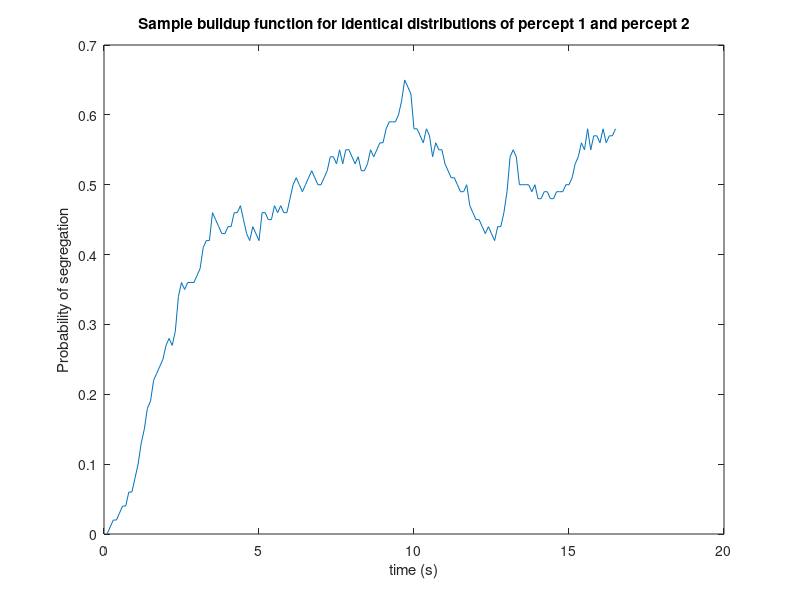

Source code (MATLAB):
%Dominance_durations proof- Steeles January 2012

clear all
% experimental parameters
nTrials = 100;
nSwitches = 50; % closest way to control duration; sets number of random durations to draw
time_Step = .1;

%gamma distribution parameters
gam_Shape = 2;
gam_Scale = 2;

% generate a bunch of dominance durations for n switches
Durs = gamrnd(gam_Shape,gam_Scale,nTrials,nSwitches);

% now we're going to turn those into their percepts over a fixed time
% interval- the duration of the shortest trial will be the cutoff to trim
% each trial's perceptual timecourse vector to a standard size


trialTime=min(sum(Durs,2));
cutoff=floor(trialTime/time_Step); % want to make sure we don't have
percepts(nTrials,cutoff)=0;         % shorter timecourse vecs than percept mtx


%SOME OTHER STRATEGIES RECOMMENDED BY A. LIND: 
% try, rather than initializing huge mtx of percept (binary? 1
% bit?) time series just concatenate time series of zeroes(1,tsDur)
% and ones(1,tsDur) which might work in vectorized
% also could use boolean to set things according to... some logic


% here; fencepost errors are bad
for ind=1:nTrials
    
    timecourse=[];
    for sw=1:nSwitches
        if mod(sw,2)==1 %trying to avoid roundoff errors affecting dimension of the mtx
            timecourse=[timecourse zeros(1,ceil(Durs(ind,sw)/time_Step))];
        else
            timecourse=[timecourse ones(1,ceil(Durs(ind,sw)/time_Step))];
        end
    end
    

    timecourse=timecourse(1:cutoff);

    percepts(ind,:)=timecourse;

end



plot((1:round(cutoff/9))*time_Step,sum(percepts(:,1:round((cutoff/9)))/nTrials))
xlabel('time (s)')
ylabel('Probability of segregation')
title('Sample buildup function for identical distributions of percept 1 and percept 2')

